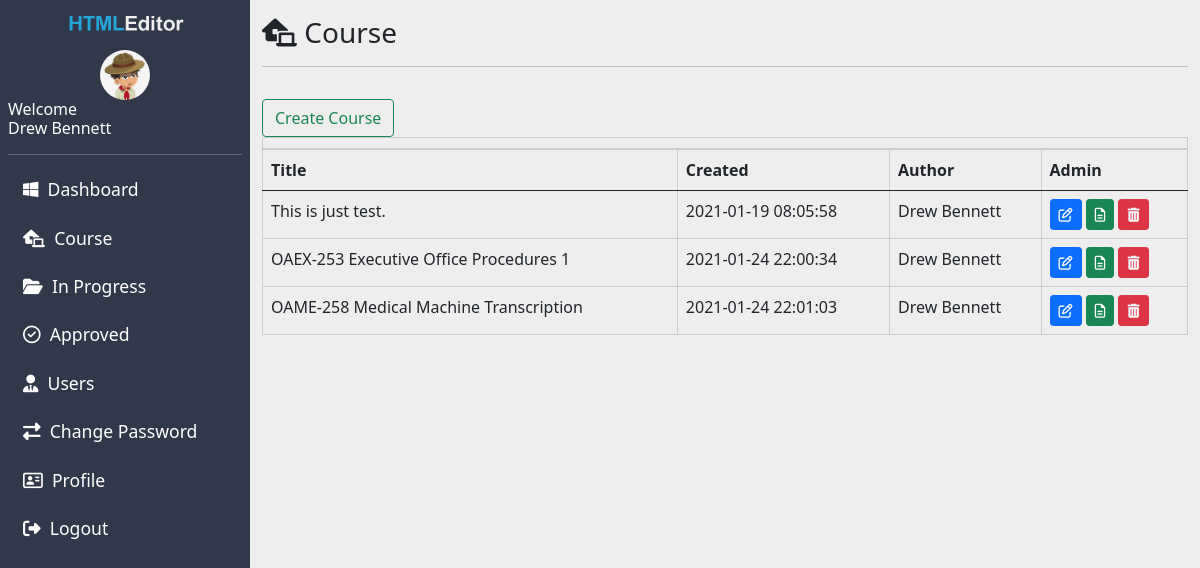
Page /course/index.adv.php (signed in) on the committed database.
### tables this page shows
CREATE TABLE IF NOT EXISTS `course` (
  `course_id` int(10) unsigned NOT NULL AUTO_INCREMENT,
  `course_name` varchar(255) DEFAULT NULL,
  `date_created` datetime DEFAULT NULL,
  `author` varchar(255) DEFAULT NULL,
  `sme` int(10) unsigned DEFAULT NULL,
  `c_title` text DEFAULT NULL,
  `c_footer` text DEFAULT NULL,
  `footer_caption` varchar(255) DEFAULT NULL,
  `c_css` text DEFAULT NULL,
  `c_js` text DEFAULT NULL,
  PRIMARY KEY (`course_id`),
  KEY `FK_course_users` (`sme`),
  CONSTRAINT `FK_course_users` FOREIGN KEY (`sme`) REFERENCES `users` (`user_id`)
);

### admin/session/session.php (called while the page is built, shortened)
<?php
class Session
{
    private $sessionState = self::SESSION_NOT_STARTED;
    private static $instance;
    public static function getInstance()
    {
        if ( !isset(self::$instance))
        {
            self::$instance = new self;
        }
        self::$instance->startSession();
        return self::$instance;
    }
    public function startSession()
    {
        if ( $this->sessionState == self::SESSION_NOT_STARTED )
        {
            $this->sessionState = session_start();
        }
        return $this->sessionState;
    }
    public function __get( $name )
    {
        if ( isset($_SESSION[$name]))
        {
            return $_SESSION[$name];
        }
    }
}

### admin/function.php (called while the page is built, shortened)
<?php
require_once('../admin/session/session.php');
require_once('../admin/db/db.php');
$data = Session::getInstance();
$menu_data = simplexml_load_file($data->type != "3" ? "../assets/xml/menu.xml" : "../assets/xml/menu-sme.xml") or die("Failed to load");

### admin/db/config/config.php (called while the page is built)
<?php
class config{
    static function configGet($param){
        $data = parse_ini_file('config.ini',true);
        $path = explode('/',$param);
        foreach($path as $code){
            if(array_key_exists($code,$data))
                $data = $data[$code];
            else{
                $data = "Key not found!";
                break;
            }
        }
       return $data;
    }
}

### admin/db/db.php (called while the page is built, shortened)
<?php
   require_once('config/config.php');
    class db{
        private static $_instance = null;
        private $_pdo,
                $_query,
                $_error = false,
                $_results,
                $_counts = 0;
        private function __construct(){
            try{
                $this->_pdo = new PDO('mysql:host='.config::configGet('mysql/dbHost').';dbname='.config::configGet('mysql/dbName'), config::configGet('mysql/dbUser'), config::configGet('mysql/dbPass'));
            }
            catch (PDOException $e) {
                print "Error!: " . $e->getMessage() . "<br/>";
                die();
            }
        }
        public static function getInstance(){
            if(!isset(self::$_instance))
                self::$_instance = new db();
            return self::$_instance;
        }
        public function query($sql,$params=array()){
            if($this->_query = $this->_pdo->prepare($sql)){
                $x = 1;
                if(count($params)){
                    foreach($params as $param){
                        $this->_query->bindValue($x,$param);
                        $x++;
                    }
                }
                if($this->_query->execute()){
                    $this->_results = $this->_query->fetchAll(PDO::FETCH_OBJ);
                }else{
                    $this->_error = true;
                }
            }
            return $this;
        }
        public function getResults(){
            return $this->_results;
        }
    }
?>

### course/index.adv.php (the view, shortened to what this page needs)
<?php
    require_once('../admin/db/db.php');
    require_once('../admin/function.php');
    require_once('../assets/inc/header.php');
?>
<div class="left-bar">
    <p class="text-center"><img src="../assets/images/logo.png" alt="" width="50%"></p>
    <img src="../assets/images/upload/<?php echo($data->image); ?>" alt="" class="mx-auto d-block rounded-circle" width="50">
    <h6>Welcome<br/><?php echo $data->user; ?></h6>
    <hr>
    <ul class="list-unstyled menu">
        <?php foreach($menu_data->item as $key => $rec):?>
            <li>
                <a class="main-menu" href="<?php echo $rec->link; ?>">
                    <?php echo '<i class="'.$rec->image.'"></i> &nbsp;'. $rec->caption; ?>
                </a>
            </li>
        <?php endforeach; ?>
    </ul>
</div>
<div class="right-bar">
    <div class="container-fluid">
        <div class="row">
            <div class="col-12 my-3">
                <h2><i class="fas fa-laptop-house"></i> Course</h2><hr>
            </div>
            <div class="col-12">
                <a type="button" class="btn btn-outline-success" data-bs-toggle="modal" data-bs-target="#createCourse">Create Course</a>
                <div class="table-responsive">
                    <table class="table table-hover">
                        <caption></caption>
                        <thead>
                            <tr>
                                <th>Title</th>
                                <th>Created</th>
                                <th>Author</th>
                                <th>Admin</th>
                            </tr>
                        </thead>
                        <tbody>
                            <?php
                                $res = db::getInstance()->query("SELECT * FROM course")->getResults();
                                foreach($res as $key => $rec):
                            ?>
                            <tr>
                                <td contenteditable='true' class="course_title"><?php echo '<span class="id_no">'.$rec->course_id.'</span><span>'. $rec->course_name .'</span>'; ?></td>
                                <td><?php echo $rec->date_created; ?></td>
                                <td><?php echo $rec->author; ?></td>
                                <td>
                                    <button  type="button" id="<?php echo "edit-".$rec->course_id; ?>" class="btn btn-primary btn-sm" onClick="course_edit(this.id);"><i class="far fa-edit"></i></button>
                                    <button  type="button" id="<?php echo "course-".$rec->course_id."-".$rec->sme; ?>" class="btn btn-success btn-sm" onClick="newUnit(this.id);"><i class="far fa-file-alt"></i></button>
                                    <button  type="button" id="<?php echo "course1-".$rec->course_id; ?>" class="btn btn-danger btn-sm" onClick="deleteCourse(<?php echo $rec->course_id; ?>);"><i class="fas fa-trash-alt"></i></button>
                                </td>
                            </tr>
                            <?php endforeach; ?>
                        </tbody>
                    </table>
                </div>
            </div>
        </div>
    </div>
</div>
<?php
    require_once("../assets/inc/footer.php");
?>

### assets/inc/header.php (shortened to what this page needs)
<!DOCTYPE html>
<html lang="en">
<head>
		<link rel="stylesheet" href="../assets/css/bootstrap.min.css">
        <link rel="stylesheet" href="../assets/css/custom.css">
        <link rel="stylesheet" href="../admin/src/css/custom.css">
</head>
<body>

### assets/inc/footer.php (shortened to what this page needs)
</body>
</html>

### assets/css/custom.css (style rules this page uses)
.left-bar { position: fixed; width:250px; padding:0.5rem; background-color:#31384A; color:white; min-height: 100vh; left:0; top:0; }
.menu>li { display: block; }
.menu>li>a { display: block; color:white; padding:5px 15px; text-decoration: none; }
.right-bar { width: calc(100% - 250px); min-height:100vh; margin-left:250px; background-color: #eee; }
:root { --bg-color:rgba(0,0,0,0.5); --fg-color:#ffffff; --bg-icon:'\f500'; }

### admin/src/css/custom.css (style rules this page uses)
.left-bar { position: fixed; width:250px; padding:0.5rem; background-color:#31384A; color:white; min-height: 100vh; left:0; top:0; }
.menu>li { display: block; }
.menu>li>a { display: block; color:white; padding:5px 15px; text-decoration: none; }
.right-bar { width: calc(100% - 250px); min-height:100vh; margin-left:250px; background-color: #eee; }
:root { --bg-color:rgba(0,0,0,0.5); --fg-color:#ffffff; --bg-icon:'\f500'; }
h2 { font-size: 1.75rem }
p, ol>li, ul>li, ol>li>p, ul>li>p { font-size:110%;margin-bottom:.75rem; }
caption, th, td { padding: 5px 10px; border:1px solid #cccccc; caption-side: top; }

### course/index.adv.php (style rules this page uses)
.table { border: 1px solid #ccc; border-collapse: collapse; }
.table th, .table td { border: 1px solid #ccc; }
.table th, .table td { padding: 0.5rem; }

### rows in the picture
course: course_name "This is just test.", date_created "2021-01-19 08:05:58", author "Drew Bennett"
course: course_name "OAEX-253 Executive Office Procedures 1", date_created "2021-01-24 22:00:34", author "Drew Bennett"
course: course_name "OAME-258 Medical Machine Transcription", date_created "2021-01-24 22:01:03", author "Drew Bennett"

### other values in the picture
$data->user "Drew Bennett"
$rec->caption "Dashboard"
$rec->caption "Course"
$rec->caption "In Progress"
$rec->caption "Approved"
$rec->caption "Users"
$rec->caption "Change Password"
$rec->caption "Profile"
$rec->caption "Logout"
